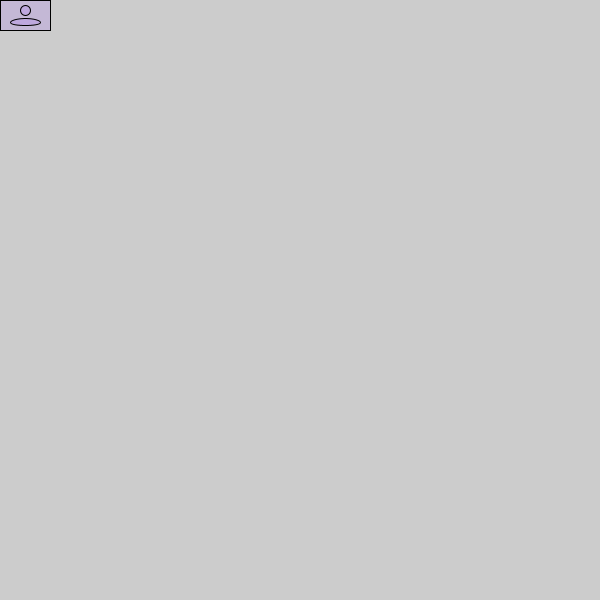
Frame 1 (no input)
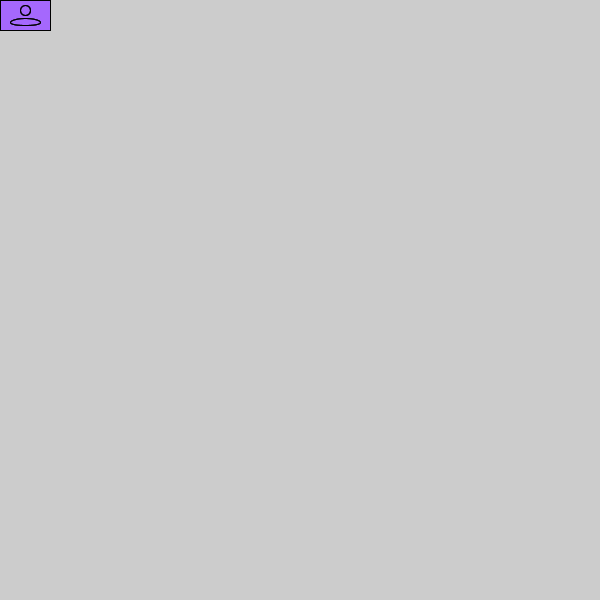
Frame 60 (the mouse pressed at the canvas centre just before this capture)
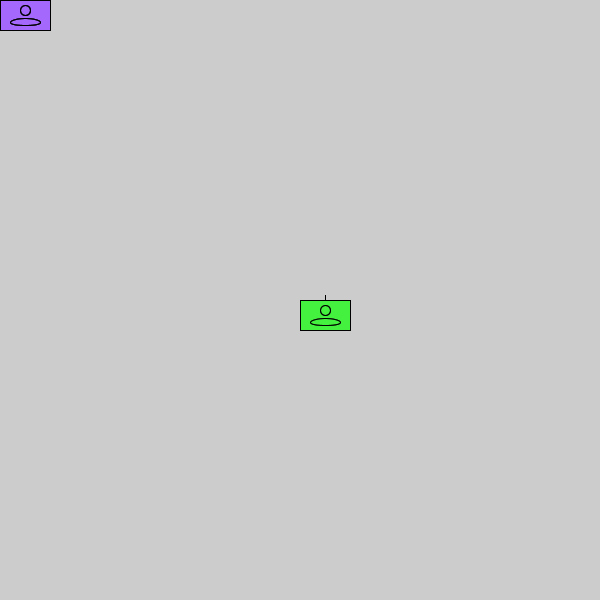
Frame 120 (the mouse held since frame 60 and released just before this capture)

The Processing sketch that drew these frames (run headless with seeded random() and noise(); from frame 60 on, the mouse is pressed at the canvas centre):

// Processing sketch: processing_170688
// ── processing_170688.pde

void setup(){
  size(600,600);
   colorMode(RGB);
  fill(random(255),100,255,50);
}

void draw(){
 drawFace(mouseX,mouseY);

}

void drawFace(int x, int y){
  // let’s draw 3 rectangles based on anchor point (x,y)
  rect(x,y,50,30); // head
  ellipse(x+25,y+10,10,10); // eye
ellipse(x+25,y+22,30,7); // mouth
line(x+25,y,x+25,y-5);

}
void mousePressed(){

  stroke(0);
  fill(random(255), random(255), random(255), 100);
  rect(mouseX,mouseY, 50,30);
  drawFace(mouseX, mouseY);
 
}
void keyPressed(){
 if(key == 'c'){
 background(255);
}
else{
   background(0);
 }
}
